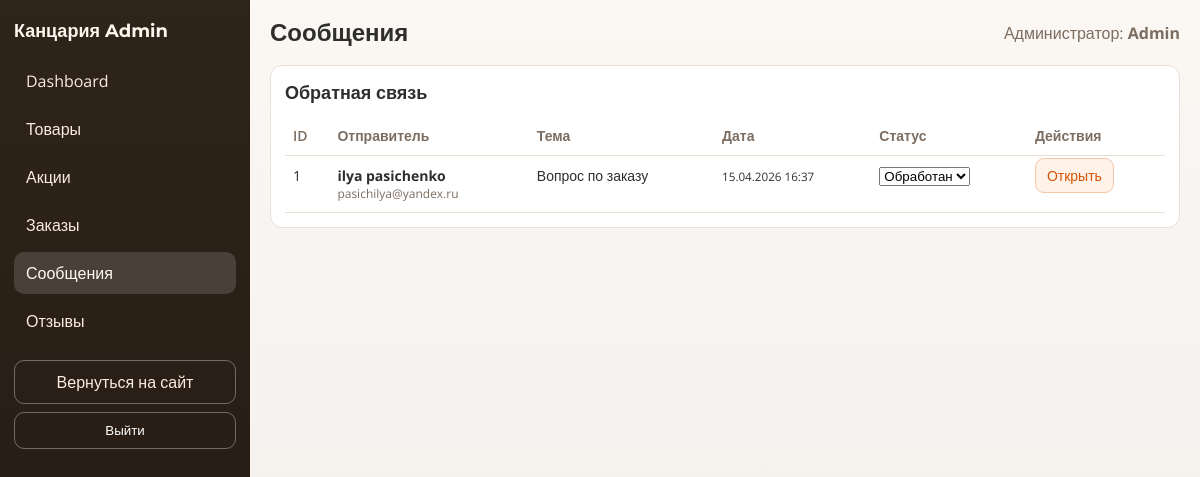
The app's page /admin/messages.php (signed in) with its own data.
### tables this page shows
CREATE TABLE `users` (
    `id` int(10) UNSIGNED NOT NULL,
    `role_id` int(10) UNSIGNED NOT NULL,
    `name` varchar(100) NOT NULL,
    `email` varchar(150) NOT NULL,
    `password_hash` varchar(255) NOT NULL,
    `phone` varchar(20) DEFAULT NULL,
    `is_verified` tinyint(1) NOT NULL DEFAULT '0',
    `email_verified_at` datetime DEFAULT NULL,
    `created_at` timestamp NULL DEFAULT CURRENT_TIMESTAMP,
    `updated_at` timestamp NULL DEFAULT CURRENT_TIMESTAMP ON UPDATE CURRENT_TIMESTAMP
);

CREATE TABLE `feedback` (
    `id` int(10) UNSIGNED NOT NULL,
    `name` varchar(100) NOT NULL,
    `email` varchar(150) NOT NULL,
    `phone` varchar(30) DEFAULT NULL,
    `subject` varchar(100) DEFAULT NULL,
    `message` text NOT NULL,
    `status` enum('new', 'in_progress', 'done') NOT NULL DEFAULT 'new',
    `status_updated_at` timestamp NULL DEFAULT NULL,
    `created_at` timestamp NULL DEFAULT CURRENT_TIMESTAMP
);

### admin/includes/bootstrap.php (called while the page is built, shortened)
<?php
function admin_e($value): string
{
    return htmlspecialchars((string)$value, ENT_QUOTES, 'UTF-8');
}
function admin_safe_int($value, int $default = 0): int
{
    return is_numeric($value) ? (int)$value : $default;
}

### admin/includes/auth.php (called while the page is built, shortened)
<?php
require_once __DIR__ . '/bootstrap.php';
function admin_current_user(): ?array
{
    global $pdo;
    $sessionAdminId = admin_safe_int($_SESSION['admin_user_id'] ?? 0);
    try {
        $stmt = $pdo->prepare(
            'SELECT u.id, u.name, u.email
             FROM users u
             INNER JOIN roles r ON r.id = u.role_id
             WHERE u.id = ? AND r.name = ? LIMIT 1'
        );
        $stmt->execute([$sessionAdminId, 'admin']);
        $user = $stmt->fetch();
        return is_array($user) ? $user : null;
    } catch (Throwable $e) {
        admin_log_error('admin_current_user', $e);
        return null;
    }
}
function admin_require_auth(): array
{
    $user = admin_current_user();
    return $user;
}

### includes/feedback.php (called while the page is built, shortened)
<?php
function app_feedback_ensure_schema(PDO $pdo): void
{
    try {
        $pdo->exec(
            "CREATE TABLE IF NOT EXISTS feedback (
                id INT UNSIGNED NOT NULL AUTO_INCREMENT,
                name VARCHAR(100) NOT NULL,
                email VARCHAR(150) NOT NULL,
                phone VARCHAR(30) NULL DEFAULT NULL,
                subject VARCHAR(255) NULL DEFAULT NULL,
                message TEXT NOT NULL,
                status ENUM('new','in_progress','done') NOT NULL DEFAULT 'new',
                status_updated_at TIMESTAMP NULL DEFAULT NULL,
                created_at TIMESTAMP NULL DEFAULT CURRENT_TIMESTAMP,
                PRIMARY KEY (id),
                KEY idx_feedback_created (created_at),
                KEY idx_feedback_status (status, created_at)
            ) ENGINE=InnoDB DEFAULT CHARSET=utf8mb4 COLLATE=utf8mb4_unicode_ci"
        );
        $columns = [];
        foreach ($pdo->query('SHOW COLUMNS FROM feedback') ?: [] as $column) {
            $columns[(string)$column['Field']] = true;
        }
    } catch (Throwable $e) {
        error_log('Feedback schema ensure error: ' . $e->getMessage());
    }
}

### admin/includes/feedback_tools.php (called while the page is built, shortened)
<?php
require_once __DIR__ . '/bootstrap.php';
require_once __DIR__ . '/../../includes/feedback.php';
function admin_feedback_status_labels(): array
{
    return [
        'new' => 'Новый',
        'in_progress' => 'В работе',
        'done' => 'Обработан',
    ];
}
function admin_feedback_schema(PDO $pdo): array
{
    app_feedback_ensure_schema($pdo);
    $cache = [
        'has_phone' => false,
        'has_status' => false,
        'has_status_updated_at' => false,
    ];
    try {
        $stmt = $pdo->query('SHOW COLUMNS FROM feedback');
        $rows = $stmt->fetchAll(PDO::FETCH_ASSOC) ?: [];
        $columns = [];
        foreach ($rows as $columnRow) {
            $field = (string)($columnRow['Field'] ?? '');
            if ($field !== '') {
                $columns[] = $field;
            }
        }
        if ($columns) {
            $cache['has_phone'] = in_array('phone', $columns, true);
            $cache['has_status'] = in_array('status', $columns, true);
            $cache['has_status_updated_at'] = in_array('status_updated_at', $columns, true);
        }
    } catch (Throwable $e) {
        admin_log_error('feedback_schema', $e);
    }
    return $cache;
}
function admin_feedback_get_fields(array $schema): array
{
    $fields = ['id', 'name', 'email', 'subject', 'message', 'created_at'];
    if ($schema['has_phone']) $fields[] = 'phone';
    if ($schema['has_status']) $fields[] = 'status';
    if ($schema['has_status_updated_at']) $fields[] = 'status_updated_at';
    return $fields;
}

### admin/messages.php (the view, shortened to what this page needs)
<?php
require_once __DIR__ . '/includes/layout.php';
require_once __DIR__ . '/includes/feedback_tools.php';
global $pdo;
$schema = admin_feedback_schema($pdo);
$statusLabels = admin_feedback_status_labels();
$page = max(1, admin_safe_int($_GET['page'] ?? 1, 1));
$perPage = 50;
$offset = ($page - 1) * $perPage;
$messages = [];
try {
    $fields = admin_feedback_get_fields($schema);
    $sql = 'SELECT ' . implode(', ', $fields) . ' FROM feedback ORDER BY created_at DESC, id DESC LIMIT :limit OFFSET :offset';
    $stmt = $pdo->prepare($sql);
    $stmt->bindValue(':limit', $perPage, PDO::PARAM_INT);
    $stmt->bindValue(':offset', $offset, PDO::PARAM_INT);
    $stmt->execute();
    $messages = $stmt->fetchAll() ?: [];
} catch (Throwable $e) {
    admin_log_error('feedback_list', $e);
}
admin_render_header('Сообщения', 'messages');
?>
<section class="admin-table-wrap">
    <div class="admin-section-head">
        <h2>Обратная связь</h2>
    </div>
    <table class="admin-table">
        <thead>
            <tr>
                <th>ID</th>
                <th>Отправитель</th>
                <th>Тема</th>
                <th>Дата</th>
                <th>Статус</th>
                <th class="text-right">Действия</th>
            </tr>
        </thead>
        <tbody>
            <?php if (!$messages): ?>
                <tr>
                    <td colspan="6" class="text-center">Сообщений нет.</td>
                </tr>
            <?php else: ?>
                <?php foreach ($messages as $message):
                    $status = (string)($message['status'] ?? 'new');
                ?>
                    <tr class="<?php echo $status === 'new' ? 'admin-row-new' : ''; ?>">
                        <td><?php echo admin_e((string)$message['id']); ?></td>
                        <td>
                            <div class="admin-user-info">
                                <strong><?php echo admin_e((string)$message['name']); ?></strong>
                                <div class="admin-list__item-note"><?php echo admin_e((string)$message['email']); ?></div>
                            </div>
                        </td>
                        <td>
                            <div class="admin-subject-line"><?php echo admin_e((string)($message['subject'] ?? 'Без темы')); ?></div>
                        </td>
                        <td><small><?php echo date('d.m.Y H:i', strtotime((string)$message['created_at'])); ?></small></td>
                        <td>
                            <?php if ($schema['has_status']): ?>
                                <form method="post" class="admin-status-form">
                                    <select name="status" onchange="this.form.submit()" class="admin-form-select-sm">
                                        <?php foreach ($statusLabels as $key => $label): ?>
                                            <option value="<?php echo $key; ?>" <?php echo $status === $key ? 'selected' : ''; ?>>
                                                <?php echo $label; ?>
                                            </option>
                                        <?php endforeach; ?>
                                    </select>
                                </form>
                            <?php else: ?>
                                —
                            <?php endif; ?>
                        </td>
                        <td class="text-right">
                            <a class="admin-link-btn" href="/admin/message_view.php?id=<?php echo $message['id']; ?>">Открыть</a>
                        </td>
                    </tr>
                <?php endforeach; ?>
            <?php endif; ?>
        </tbody>
    </table>
</section>
<?php admin_render_footer(); ?>

### admin/includes/layout.php (shortened to what this page needs)
<?php
require_once __DIR__ . '/auth.php';
function admin_nav_items(): array
{
    return [
        'dashboard'  => ['label' => 'Dashboard', 'href' => '/admin/index.php'],
        'products'   => ['label' => 'Товары', 'href' => '/admin/products.php'],
        'promotions' => ['label' => 'Акции', 'href' => '/admin/promotions.php'],
        'orders'     => ['label' => 'Заказы', 'href' => '/admin/orders.php'],
        'messages'   => ['label' => 'Сообщения', 'href' => '/admin/messages.php'],
        'reviews'    => ['label' => 'Отзывы', 'href' => '/admin/reviews.php'],
    ];
}
function admin_render_header(string $title, string $active = ''): void
{
    $user = admin_require_auth();
    $nav = admin_nav_items();
?>
    <!DOCTYPE html>
    <html lang="ru">
    <head>
        <link rel="stylesheet" href="/admin/assets/css/admin-base.css">
        <link rel="stylesheet" href="/admin/assets/css/admin-layout.css">
        <link rel="stylesheet" href="/admin/assets/css/admin-components.css">
        <link rel="stylesheet" href="/admin/assets/css/admin-modules.css">
        <link rel="stylesheet" href="/admin/assets/css/admin-responsive.css">
    </head>
    <body class="admin-body">
        <div class="admin-shell">
            <aside class="admin-sidebar">
                <a class="admin-brand" href="/admin/index.php">Канцария <span>Admin</span></a>
                <nav class="admin-nav">
                    <?php foreach ($nav as $key => $item): ?>
                        <a class="admin-nav__item <?php echo $active === $key ? 'is-active' : ''; ?>"
                            href="<?php echo admin_e($item['href']); ?>">
                            <?php echo admin_e($item['label']); ?>
                        </a>
                    <?php endforeach; ?>
                </nav>
                <div class="admin-sidebar-footer">
                    <a class="admin-back-link" href="/index.php">Вернуться на сайт</a>
                    <form method="post" action="/admin/api/logout.php" class="admin-logout-form"
                        onsubmit="return confirm('Выйти из системы?');">
                        <button class="admin-logout-btn" type="submit">Выйти</button>
                    </form>
                </div>
            </aside>
            <main class="admin-main">
                <header class="admin-topbar">
                    <h1 class="admin-title"><?php echo admin_e($title); ?></h1>
                    <div class="admin-user">
                        <span class="admin-user__role">Администратор:</span>
                        <strong><?php echo admin_e($user['name'] ?? 'Admin'); ?></strong>
                    </div>
                </header>
                <div class="admin-content">
                <?php
}
function admin_render_footer(array $scripts = []): void
{
    ?>
                </div>
            </main>
        </div>
    </body>
    </html>
<?php
}

### admin/assets/css/admin-base.css (style rules this page uses)
:root { --bg: #f7f4f1; --panel: #ffffff; --line: #eadfd5; --text: #2e2e2e; --muted: #7c6d60; --brand: #d55204; --brand-soft: #fff2e8; --danger: #b42318; --success: #087443; --warning: #9a6700; }
* { box-sizing: border-box; }
body { margin: 0; font-family: "Open Sans", sans-serif; color: var(--text); background: linear-gradient(180deg, #fbf7f3 0%, #f7f4f1 36%, #f3efea 100%); }

### admin/assets/css/admin-layout.css (style rules this page uses)
.admin-shell { min-height: 100vh; display: grid; grid-template-columns: 250px minmax(0, 1fr); }
.admin-sidebar { background: linear-gradient(180deg, #2f241a 0%, #241a12 100%); color: #f9ece1; padding: 20px 14px; display: flex; flex-direction: column; gap: 18px; }
.admin-brand { color: #fff6ef; text-decoration: none; font-family: "Montserrat", sans-serif; font-weight: 700; font-size: 18px; }
.admin-nav { display: flex; flex-direction: column; gap: 6px; }
.admin-nav__item { display: block; border-radius: 10px; padding: 10px 12px; color: #f9ece1; text-decoration: none; transition: 0.18s ease; }
.admin-nav__item:hover, .admin-nav__item.is-active { background: rgba(255, 255, 255, 0.14); color: #fffaf5; }
.admin-logout-form { margin-top: 8px; }
.admin-logout-btn { width: 100%; border: 1px solid rgba(255, 255, 255, 0.34); background: transparent; color: #fff; border-radius: 10px; padding: 10px 12px; cursor: pointer; }
.admin-back-link { margin-top: auto; display: block; text-decoration: none; color: #f9ece1; border: 1px solid rgba(255, 255, 255, 0.34); border-radius: 10px; padding: 10px 12px; text-align: center; }
.admin-main { padding: 18px 20px 30px; }
.admin-topbar { display: flex; justify-content: space-between; align-items: center; margin-bottom: 18px; }
.admin-title { margin: 0; font-family: "Montserrat", sans-serif; font-size: 24px; }
.admin-user { color: var(--muted); }

### admin/assets/css/admin-components.css (style rules this page uses)
.admin-table-wrap, .admin-form-wrap { background: var(--panel); border: 1px solid var(--line); border-radius: 12px; padding: 14px; overflow: hidden; }
.admin-section-head { display: flex; justify-content: space-between; align-items: center; gap: 12px; margin-bottom: 12px; }
.admin-section-head h2 { margin: 0; font-size: 18px; }
.admin-link-btn { text-decoration: none; background: var(--brand-soft); border: 1px solid #f4c7a9; color: var(--brand); border-radius: 9px; padding: 7px 11px; font-size: 14px; }
.admin-table { width: 100%; border-collapse: collapse; }
.admin-table th, .admin-table td { border-bottom: 1px solid var(--line); text-align: left; padding: 10px 8px; font-size: 14px; vertical-align: top; }
.admin-table th { color: var(--muted); font-weight: 600; }

### admin/assets/css/admin-modules.css (style rules this page uses)
.admin-list__item-note { font-size: 12px; color: var(--muted); }

### records on screen
users: name "Admin"
feedback: id "1", name "ilya pasichenko", email "pasichilya@yandex.ru", subject "Вопрос по заказу", created_at "15.04.2026 16:37", status "Обработан"

### other values on screen
admin_e($item['label']) "Dashboard"
admin_e($item['label']) "Товары"
admin_e($item['label']) "Акции"
admin_e($item['label']) "Заказы"
admin_e($item['label']) "Сообщения"
admin_e($item['label']) "Отзывы"
admin_e($title) "Сообщения"
